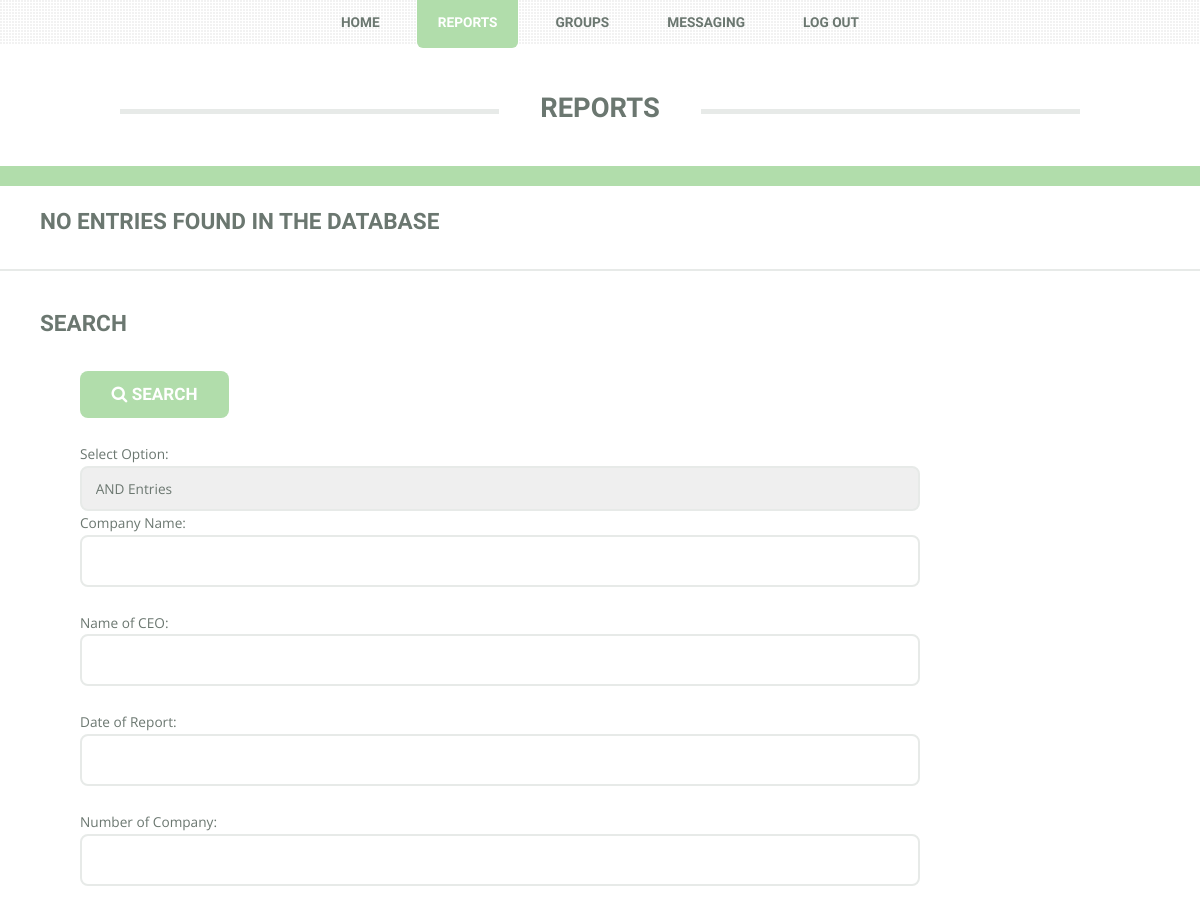
The page /reports/ (signed in, upper part) on the database as committed earlier.
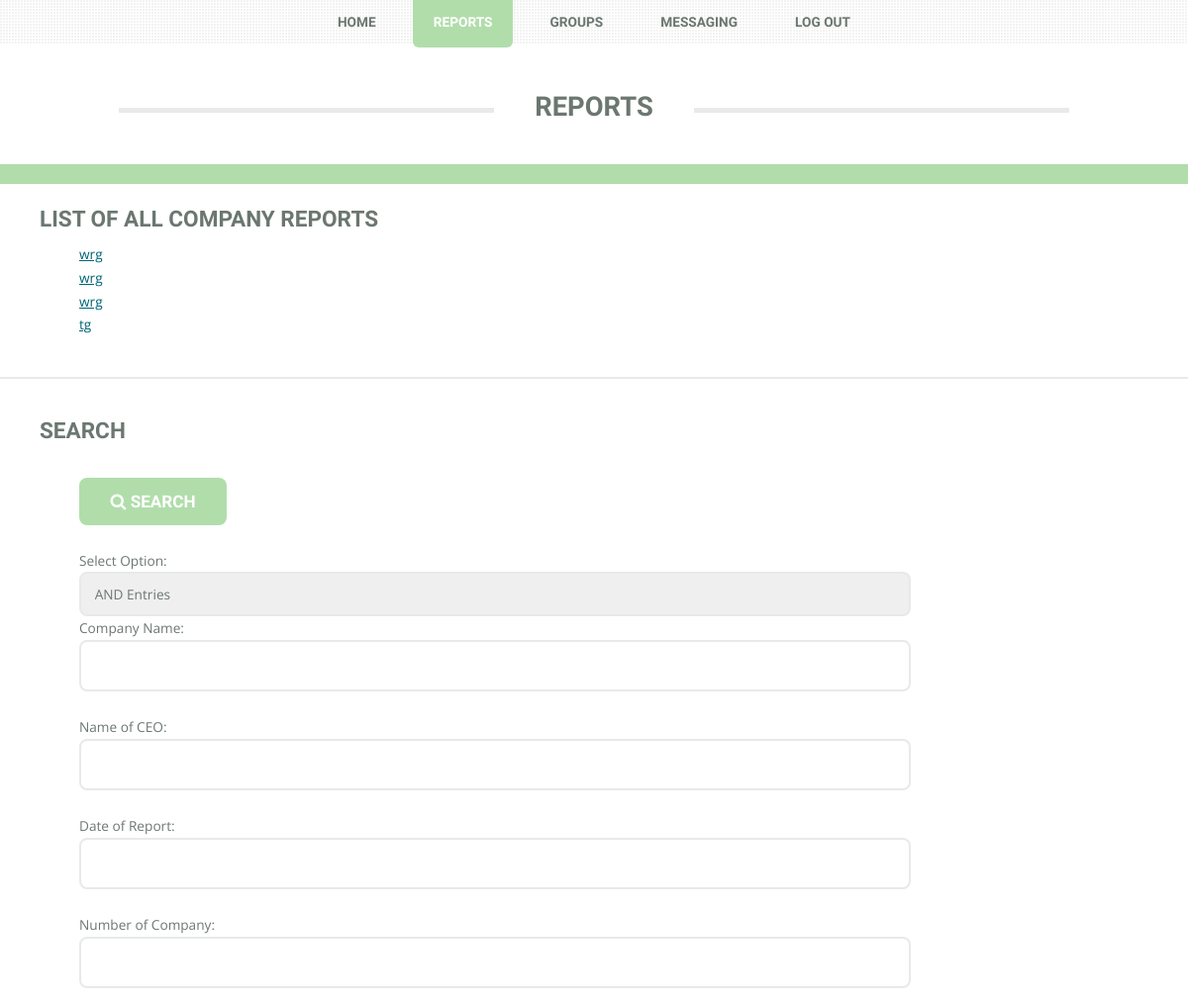
The same page on the database as committed later.
### reports/models.py (models this page shows, shortened)
class Report(models.Model):
    created_by = models.ForeignKey(CustomUser, on_delete=models.CASCADE, default=1, editable=False)
    created_at = models.DateTimeField(auto_now_add=True, editable=False)
    company_name=models.CharField(max_length=255)
    ceo_name=models.CharField(max_length=255)
    company_phone=models.CharField(max_length=255)
    company_email = models.CharField(max_length=255)
    company_location=models.CharField(max_length=255)
    company_country=models.CharField(max_length=255)
    sector=models.CharField(max_length=255)
    industry=models.CharField(max_length=255)
    current_projects=models.TextField()
    private_report = models.BooleanField(default=False, blank=True)

### reports/views.py (the view, shortened to what this page needs)
class IndexView(ListView):
    context_object_name = 'report_list'
    template_name = 'reports/html5up/reports.html'
    def get_queryset(self):
        all_reports = Report.objects.all()
        if (not my_user(self.request).is_SiteManager):
            if(all_reports):
                query=Q()
                query |= Q(created_by=my_user(self.request))
                all_groups = Group.objects.all().filter(members=my_user(self.request))
                for group in all_groups:
                    for member in group.members.all():
                        query|=Q(created_by=member)
                query|=Q(private_report=False)
                all_reports=all_reports.filter(query)
        company_name = self.request.GET.get('company_name')
        ceo_name=self.request.GET.get('ceo_name')
        created_at = self.request.GET.get('created_at')
        company_phone = self.request.GET.get('company_phone')
        company_email= self.request.GET.get('company_email')
        company_location= self.request.GET.get('company_location')
        company_sector= self.request.GET.get('company_sector')
        company_industry= self.request.GET.get('company_industry')
        company_projects= self.request.GET.get('company_projects')
        option = self.request.GET.get('option')
        return all_reports

### reports/views.py (called while the page is built)
def my_user(request):
    user = None
    if request.user.is_authenticated():
        user = request.user
    return CustomUser.objects.all().filter(user=user)[0]

### reports/templates/reports/html5up/reports.html (shortened to what this page needs)
<!DOCTYPE HTML>
{% load static %}
<link rel="stylesheet" type="text/css" href="{% static 'messaging/css/main.css' %}"/>
<link rel="stylesheet" type="text/css" href="{% static 'messaging/css/ie8.css' %}"/>
<link rel="stylesheet" type="text/css" href="{% static 'messaging/css/font-awesome.min.css' %}" />
<html>
    <head>
        <link rel="stylesheet" href="assets/css/main.css" />
        <link rel="stylesheet" href="font-awesome/css/font-awesome.min.css">
    </head>
    <body class="homepage">
        <div id="page-wrapper">
                <header id="header">
                    <div class="logo container">
                        <div>
                            <h1><a id="logo">Reports</a></h1>
                        </div>
                    </div>
                </header>
                <nav id="nav">
                    <ul>
                        <li><a href={% url 'loggedin' %}>Home</a></li>
                        <li class = "current"><a href = "{% url 'reports:index'%}" >Reports</a></li>
                        <li><a href = {% url 'groups' %}>Groups</a></li>
                        <li><a href = {% url 'messaging' %}>Messaging</a></li>
                        <li><a href= {% url 'logout' %}>LOG OUT</a></li>
                    </ul>
                </nav>
                <div id="main-wrapper">
                    {% if report_list %}
                    <br>
                    <div style = "padding-left: 40px;">
                        <h2>List of All Company Reports</h2>
                    </div>
                        <ul>
                            {% for report in report_list %}
                                <li><a href="{% url 'reports:detail' report.id %}" style = "padding-left: 80px">{{ report.company_name }}</a></li>
                            {% endfor %}
                        </ul>
                    {% else %}
                        <br>
                    <div style = "padding-left: 40px;">
                        <h2>No entries found in the database</h2>
                    </div>
                        <br>
                    {% endif %}
                    <hr>
                    <div style = "padding-left: 40px;">
                        <h2>Search</h2>
                    </div>
                    <br>
                        <div style = "padding-left: 80px; padding-right: 280px">
                        <form id="searchform" action="{% url 'reports:index' %}" method="get" autocomplete="on">
                            <button style = "text-align: center" class="searchbutton" type="submit">
                                <i class="fa fa-search"></i> Search
                            </button>
                            <br>
                            <br>
                            Select Option: <select name="option">
                              <option value="and">AND Entries</option>
                            </select>
                            Company Name: <input type="text" name="company_name"><br>
                            Name of CEO: <input type="text" name="ceo_name"><br>
                            Date of Report: <input type="text" name="created_at"><br>
                            Number of Company: <input type="text" name="company_phone"><br>
                            Email of Company: <input type="text" name="company_email"><br>
                            Location of Company: <input type="text" name="company_location"><br>
                            Country of Company: <input type="text" name="company_country"><br>
                            Sector of Company: <input type="text" name="company_sector"><br>
                            Industry of Company: <input type="text" name="company_industry"><br>
                            Current Projects of Company: <input type="text" name="current_projects"><br>
                        </form>
                        <br>
                    </div>
                <br>
                <br>
                <br>
            </div>
                        </div>
    </body>
</html>

Rows that differ between the two databases and show on the page:
added Report: company_name "wrg"
added Report: company_name "wrg"
added Report: company_name "wrg"
added Report: company_name "tg"
Other text that changed with them:
text no longer shown: "NO ENTRIES FOUND IN THE DATABASE"
text now shown: "LIST OF ALL COMPANY REPORTS"
